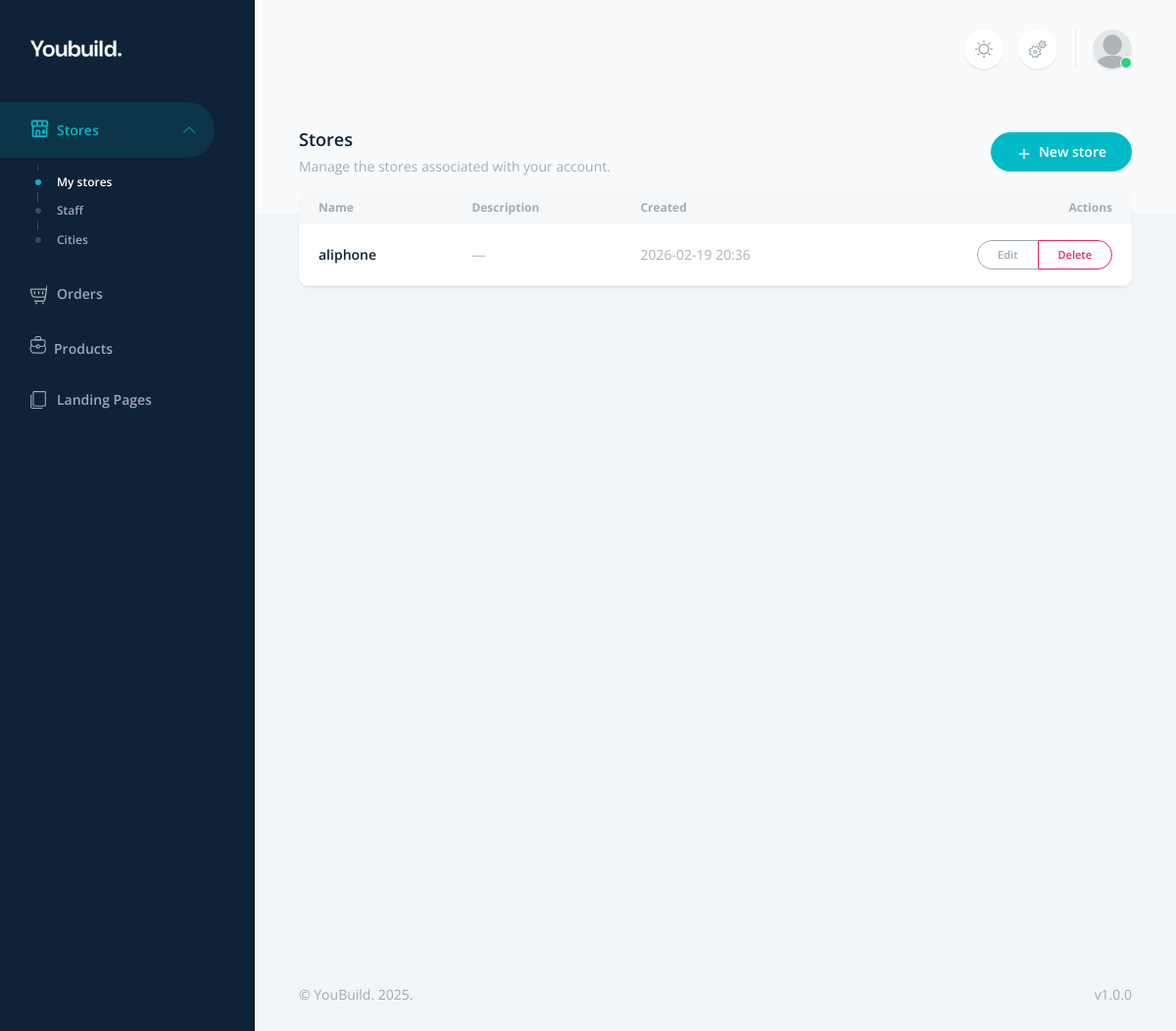
/stores/ (signed in), run on an earlier commit of the app's database.
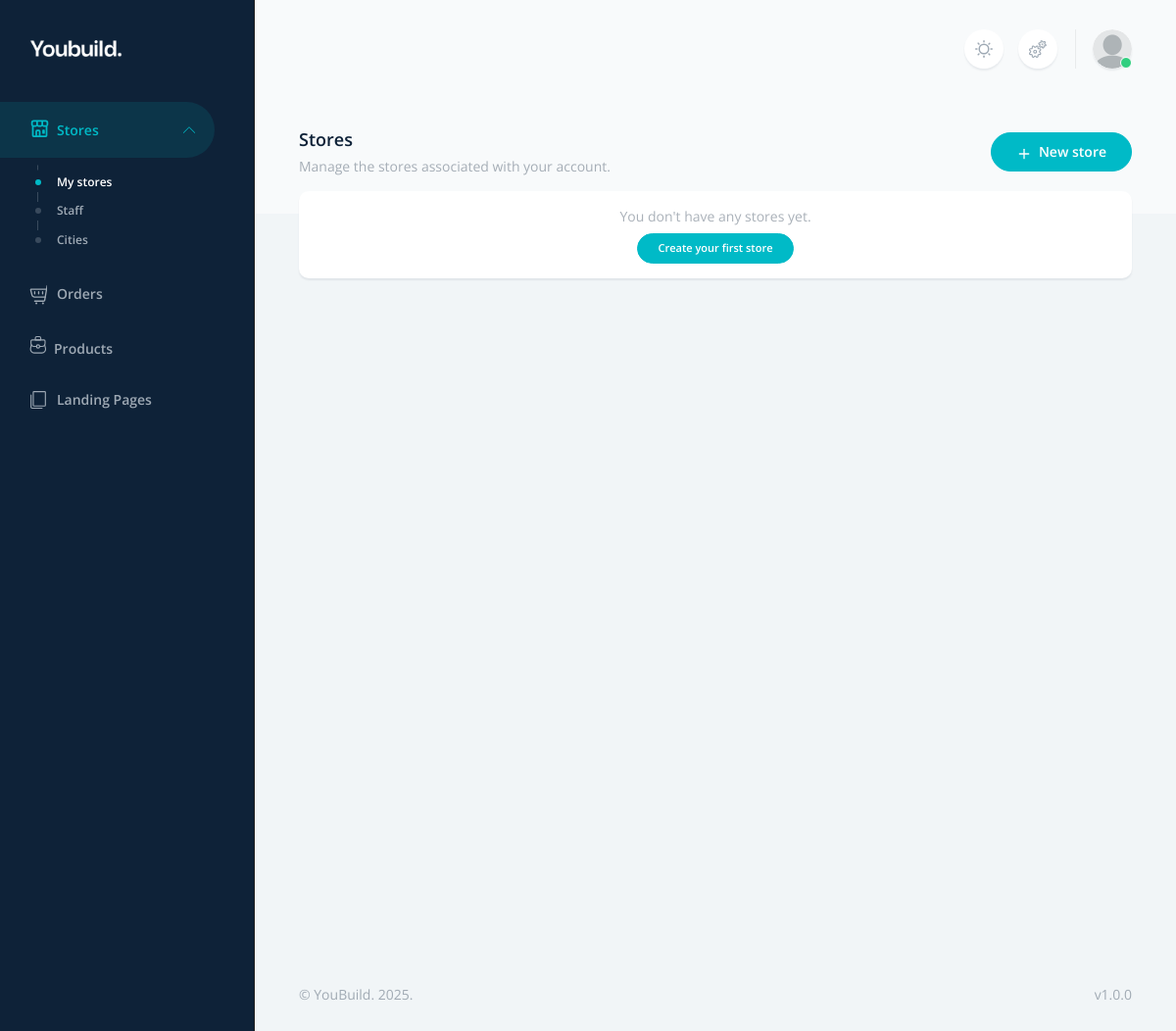
And on a later commit of the database.
### stores/models.py (models this page shows, shortened)
class Store(models.Model):
    owner = models.ForeignKey(settings.AUTH_USER_MODEL, on_delete=models.CASCADE, related_name="stores")
    name = models.CharField(max_length=255, unique=True)
    description = models.TextField(blank=True, null=True)
    sheet_webhook = models.CharField(max_length=255,null=True, blank=True)
    site = models.CharField(max_length=255,null=True, blank=True)
    FB_PAGE = models.CharField(max_length=255,null=True, blank=True)
    INSTA_PAGE = models.CharField(max_length=255,null=True, blank=True)
    PHONE_NUMBER = models.CharField(max_length=255,null=True, blank=True)
    EMAIL = models.CharField(max_length=255,null=True, blank=True)
    WHATSAPP = models.CharField(max_length=255,null=True, blank=True)
    THEME_COLOR = models.CharField(max_length=255,null=True, blank=True)
    LOGO = models.ImageField(upload_to='logo/',null=True, blank=True)
    FAKE_PIXEL = models.CharField(max_length=255,null=True, blank=True)
    updated_at = models.DateTimeField(auto_now=True)
    created_at = models.DateTimeField(auto_now_add=True)
    def default_block_settings():
        return {"block_ref": True, "block_ip": True}
    block_settings = models.JSONField(default=default_block_settings)

### stores/views.py (the view)
# urls.py: path('', views.store_list, name='list'),
@login_required
def store_list(request):
    stores = Store.objects.filter(owner=request.user).order_by("-created_at")
    return render(
        request,
        "dashboard/stores/store_list.html",
        {
            "stores": stores,
        },
    )

### ecom/context_processors.py (called while the page is built)
def shared_settings(request):
    return {'SITE_NAME': settings.SITE_NAME}

### templates/dashboard/stores/store_list.html (shortened to what this page needs)
{% extends "../layouts/base.html" %}
{% block content %}
<div class="container-fluid py-4">
  <div class="d-flex flex-column flex-md-row align-items-start align-items-md-center justify-content-between gap-3 mb-4">
    <div>
      <h1 class="h3 fw-semibold text-body mb-1">Stores</h1>
      <p class="text-muted mb-0 small">Manage the stores associated with your account.</p>
    </div>
    <div>
      <a href="{% url 'stores:create' %}" class="btn btn-primary">
        <svg xmlns="http://www.w3.org/2000/svg" width="16" height="16" class="me-1" viewBox="0 0 24 24" fill="none" stroke="currentColor" stroke-width="2" stroke-linecap="round" stroke-linejoin="round"><line x1="12" y1="5" x2="12" y2="19"/><line x1="5" y1="12" x2="19" y2="12"/></svg>
        New store
      </a>
    </div>
  </div>
  <div class="card border-0 shadow-sm">
    <div class="card-body p-0">
      {% if stores %}
      <div class="table-responsive">
        <table class="table align-middle mb-0">
          <thead class="table-light">
          <tr>
            <th scope="col">Name</th>
            <th scope="col" class="d-none d-md-table-cell">Description</th>
            <th scope="col" class="d-none d-lg-table-cell">Created</th>
            <th scope="col" class="text-end">Actions</th>
          </tr>
          </thead>
          <tbody>
          {% for store in stores %}
            <tr>
              <td class="fw-semibold text-body">
                {{ store.name }}
              </td>
              <td class="text-muted small d-none d-md-table-cell">
                {{ store.description|default:"—" }}
              </td>
              <td class="text-muted small d-none d-lg-table-cell">
                {{ store.created_at|date:"Y-m-d H:i" }}
              </td>
              <td class="text-end">
                <div class="btn-group btn-group-sm" role="group">
                  <a href="{% url 'stores:edit' store.pk %}" class="btn btn-outline-secondary">
                    Edit
                  </a>
                  <a href="{% url 'stores:delete' store.pk %}" class="btn btn-outline-danger">
                    Delete
                  </a>
                </div>
              </td>
            </tr>
          {% endfor %}
          </tbody>
        </table>
      </div>
      {% else %}
      <div class="p-4 text-center text-muted">
        <p class="mb-2">You don't have any stores yet.</p>
        <a href="{% url 'stores:create' %}" class="btn btn-sm btn-primary">
          Create your first store
        </a>
      </div>
      {% endif %}
    </div>
  </div>
</div>
{% endblock %}

What changed in the data, as far as the page shows it:
removed Store: name "aliphone", description "—", created_at "2026-02-19 20:36"
Also different on the page:
text no longer shown: "Name Description Created Actions"
text now shown: "You don't have any stores yet. Create your first store"
